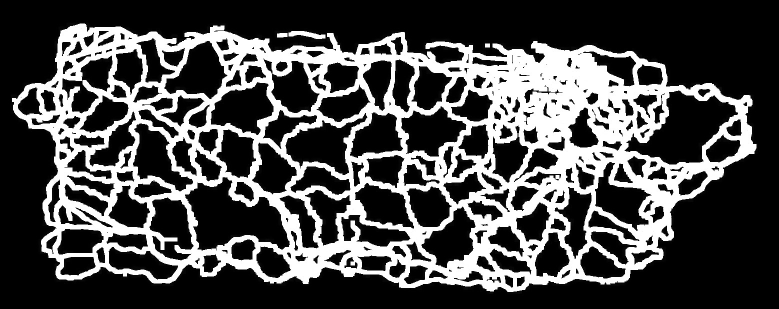
%> input picture searching for landing/dst_dilated.jpg, 1557 x 617 px (shown at 1/2 size)
$ octave searching_for_landing.m   (GNU Octave 9; MATLAB toolbox functions it lacks are replaced by stand-ins)
%> lines starting %> are read from the running program, lines starting %| are printed output that depends on the picture; in (x1, y1, x2, y2) boxes, pixels count from 0 and x2, y2 are one past the last pixel; in counts of white or black regions, pixels touching at a corner belong together; the program's own positions count from 1
%%
% sample landing locations of the right-side coastline
sample_points_right =  [266, 1498; 301, 1494; 325, 1462;
    334 ,1444; 353 ,1437; 356, 1417;
    375 ,1410; 384 ,1391; 382, 1391;
    394 ,1375; 401 ,1356; 401, 1336;
    423 ,1339; 438 ,1325
];

sample_points_left = [
    103, 331; 67 , 257;
    125, 469; 141, 481;
    125, 517; 107, 545;
    267, 110; 341, 117;
    428, 92 ; 451, 120
    ];

sample_points_up = [
    151, 1200; 129 , 945;
    124, 1064; 111, 1144;
    130, 864; 124, 1064
];

% the location of hospitals
hospitals = [
    218, 1480;   % right-side coastline
    325, 1100;   % right-side coastline
    116, 1103;   % up-side coastline
    157, 1024;   % up-side coastline
    84,  506
];   % left-side coastline

% the location of cities
cities = [
    799,  564;  1064, 548;
    607,  523;  394,  502;
    203,  484;  838,  458;
    123,  450;  1012, 425;
    1328, 389;  123,  339;
    943,  312;  1129, 285;
    525,  279;  372,  249;
    1483, 220;  878,  208;
    225,  194;  1162, 194;
    1066, 190;  1033, 157;
    115,  118;  743,  117;
    1145, 110;  814,  107;
    928,   94;  1072,  88;
    512,   82;  313,   80
];

% the model of aircraft. (here we only select type 'B' and 'F')
aircraft_model = [ 'B', 'F'];

% mission radius of the drones
max_flight_distance_B = 233;
max_flight_distance_F = 140;

img = imread('dst_dilated.jpg');
%> img is the input picture: size 617x1557x3 uint8; min 0, max 255, mean 76.4
%% choose the landing on the up
% [10 lines of commented-out code are left out]

%% mark the roads in the up circle
roi_up = getRoiMat(img, [sample_points_up(1, 1) , sample_points_up(1, 2)], 0, 100, 200);
%> in getRoiMat, `rgbmask(:,:,1) = BW;`:
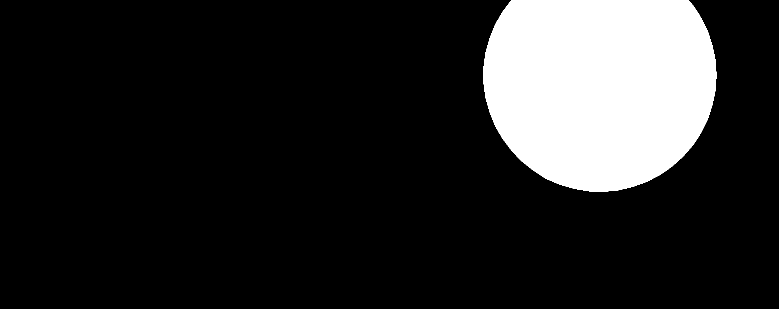
%> rgbmask: size 617x1557 logical (shown at 1/2 size); 15.6% white; 1 white region, box (x1, y1, x2, y2) and area: (967, 0, 1433, 384) 149748
%> after the loop in getRoiMat, `for i = 1:roi_w`:
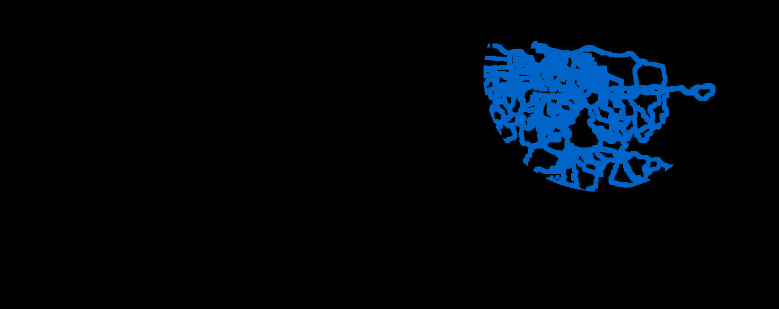
%> rgbROI: size 617x1557x3 uint8 (shown at 1/2 size); mean R, G, B 0.1, 6.7, 13.2
% img_highlight_up = imdivide(img, roi_up);
% imshow(img_highlight_up);

%% delete the roads data which in the circle
img_without_up = imdivide(img, roi_up);
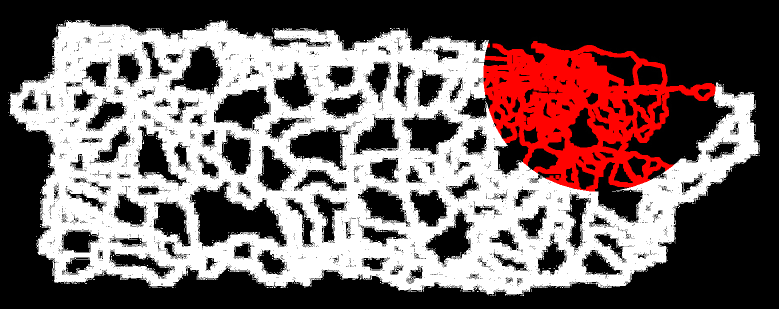
%> img_without_up: size 617x1557x3 uint8 (shown at 1/2 size); mean R, G, B 117.6, 101.2, 101

%% choose the landing on the left
% [10 lines of commented-out code are left out]

%% mark the roads in the left circle
roi_left = getRoiMat(img, [sample_points_left(4, 1) , sample_points_left(4, 2)], 200,0, 100);
%> call 2 of getRoiMat, with landing_zone = [141 481], r = 200, g = 0, b = 100
%> in getRoiMat (call 2), `rgbmask(:,:,1) = BW;`: rgbmask: size 617x1557 logical; 15.2% white; 1 white region, box (x1, y1, x2, y2) and area: (248, 0, 714, 374) 146128
%> after the loop in getRoiMat (call 2), `for i = 1:roi_w`:
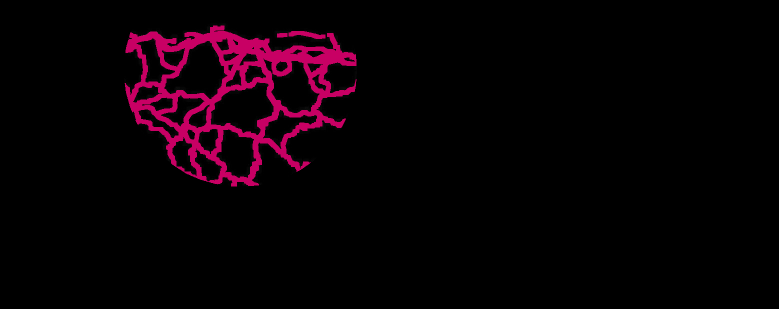
%> rgbROI: size 617x1557x3 uint8 (shown at 1/2 size); mean R, G, B 9.6, 0.2, 4.9
img_highlight_up_and_left = imadd(roi_up, roi_left);


% [11 lines of commented-out code are left out]

%% mark the roads in the right circle
roi_right = getRoiMat(img, [sample_points_right(12, 1) , sample_points_right(12, 2)], 20,200, 20);
%> call 3 of getRoiMat, with landing_zone = [401 1336], r = 20, g = 200, b = 20
%> in getRoiMat (call 3), `rgbmask(:,:,1) = BW;`:
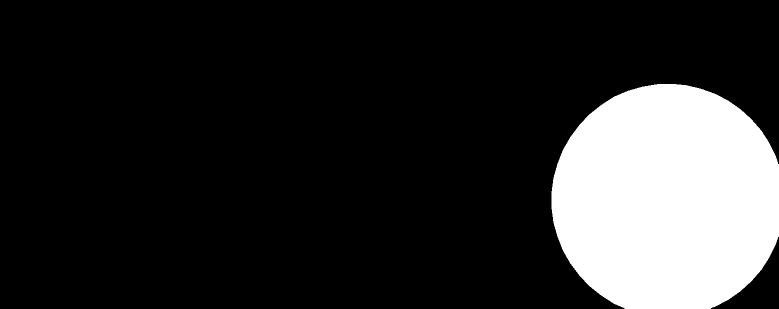
%> rgbmask: size 617x1557 logical (shown at 1/2 size); 17.4% white; 1 white region, box (x1, y1, x2, y2) and area: (1103, 168, 1557, 617) 167010
%> after the loop in getRoiMat (call 3), `for i = 1:roi_w`:
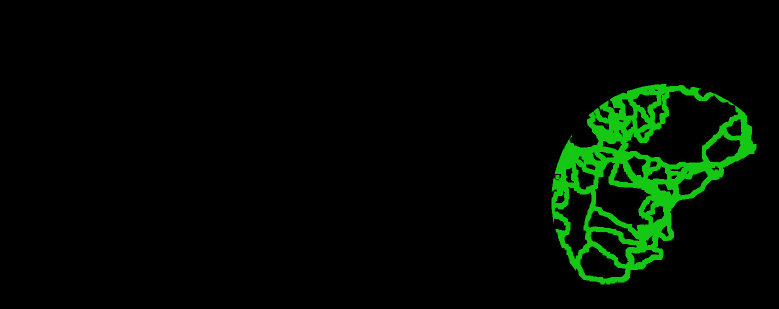
%> rgbROI: size 617x1557x3 uint8 (shown at 1/2 size); mean R, G, B 1.2, 10.6, 1.2
img_highlight = imadd(img_highlight_up_and_left, roi_right);
res_img = imlincomb(0.3, img, 0.7, img_highlight);

figure,imshow(res_img), hold on;
sita=0:0.05:2*pi; r=5;
for i = 1:length(hospitals)
    plot(hospitals(i, 2) + 5*cos(sita), hospitals(i, 1) + 5*sin(sita));
    fill(hospitals(i, 2) + 5*cos(sita), hospitals(i, 1) + 5*sin(sita), 'r')
end

sita=0:0.03:2*pi; r=3;
for i = 1:length(cities)
    plot(cities(i, 1) + 3*cos(sita), cities(i, 2) + 3*sin(sita));
    fill(cities(i, 1) + 3*cos(sita), cities(i, 2) + 3*sin(sita), 'g')
end
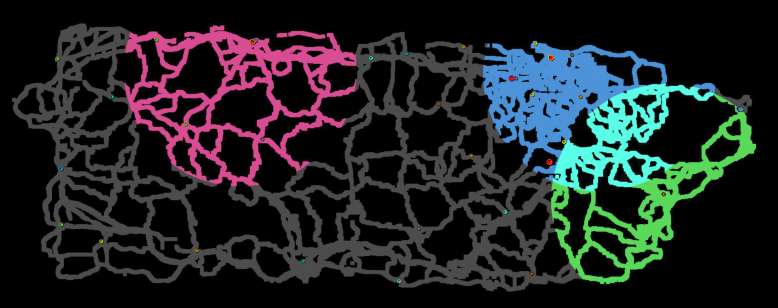
%> figure redrawn from the program's plot data; shown at 1/2 size
hold off;

%> the run ends on the next line
h_up = images.roi.Circle(gca,'Center',[1200, 151],'Radius',233);
% [6 lines not run here, left out]
function area = getRoadArea(img, landing_zone)
    grayimg = rgb2gray(img);
    [imgW,imgH] = size(grayimg);
    t = linspace(0, 2*pi, 50);   % approximate circle with 50 points
    radius = 233;                          % radius
    center = [landing_zone(1,2) landing_zone(1,1)]; % circle center

    % get circular mask
    BW = poly2mask(radius*cos(t)+center(1), radius*sin(t)+center(2), imgW, imgH);
    grayROI = immultiply(grayimg,BW);

    % extract the ROI image (save the calculate resources)
    rect = [landing_zone(1, 2) - 233 0  landing_zone(1, 2) + 233 616];
    roi = imcrop(grayROI, rect);
    % calculate the num of the "white" pixels in the ROI (pixel by pixel)
    area = 0;
    [roi_w, roi_h] = size(roi);
    for i = 1:roi_w
        for j = 1:roi_h
            if roi(i, j) > 100
                area = area + 1;
            end
        end
    end
end

%% extract the ROI from the original image
function roi = getRoiMat(img, landing_zone, r, g, b)
    grayimg = rgb2gray(img);
    [imgW,imgH] = size(grayimg);
    t = linspace(0, 2*pi, 50);   % approximate circle with 50 points
    radius = 233;                          % radius
    center = [landing_zone(1,2) landing_zone(1,1)]; % circle center

    % get circular mask
    BW = poly2mask(radius*cos(t)+center(1), radius*sin(t)+center(2), imgW, imgH);
    rgbmask(:,:,1) = BW;
    rgbmask(:,:,2) = BW;
    rgbmask(:,:,3) = BW;
    rgbROI = immultiply(img,rgbmask);
    % calculate the num of the "white" pixels in the ROI (pixel by pixel)
    [roi_w, roi_h, ch] = size(rgbROI);
    for i = 1:roi_w
        for j = 1:roi_h
            if rgbROI(i, j) > 100
                rgbROI(i, j, :) = [; r g b];
            end
        end
    end
    roi = rgbROI;
end
